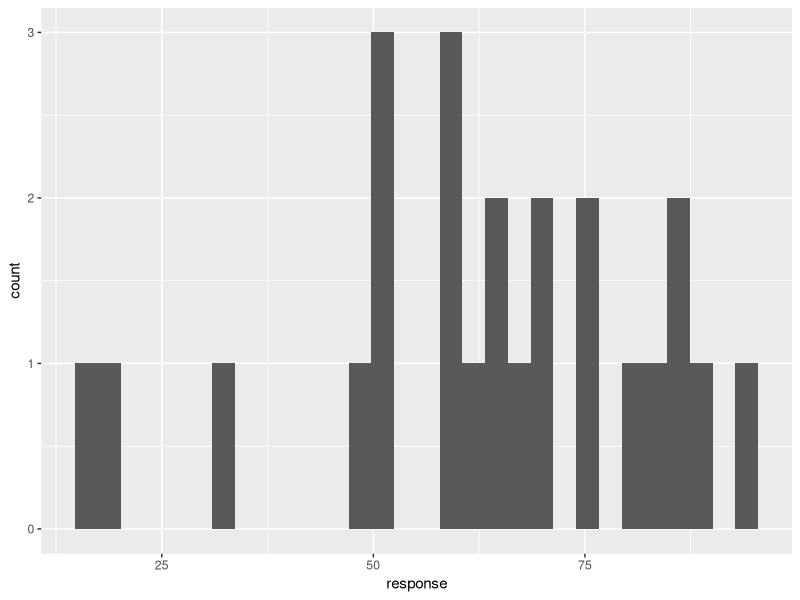
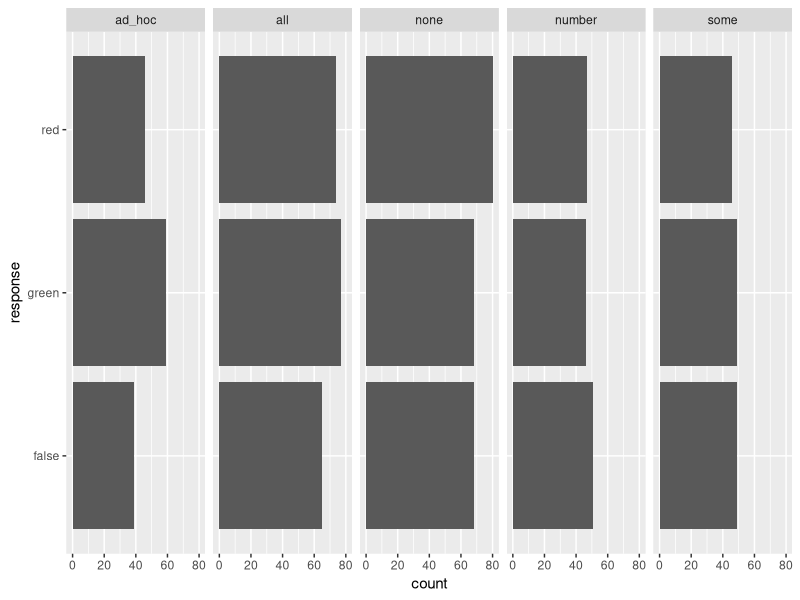
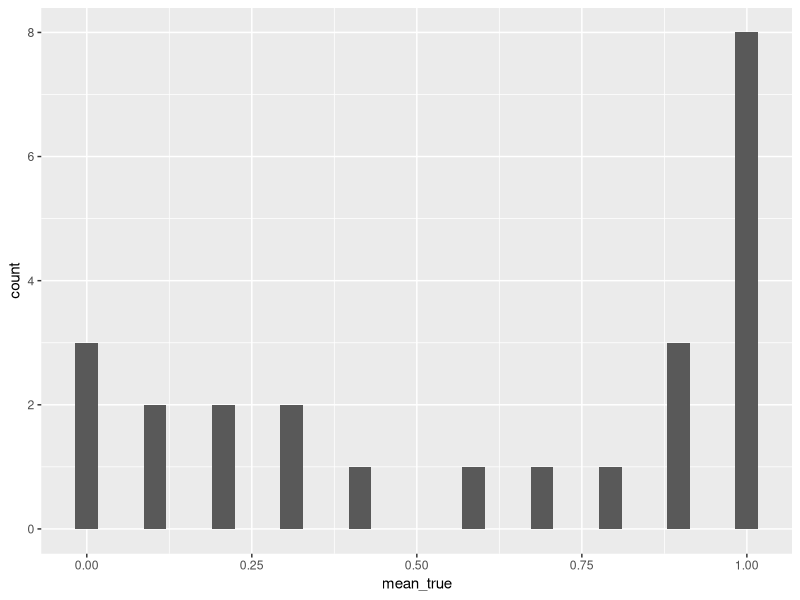
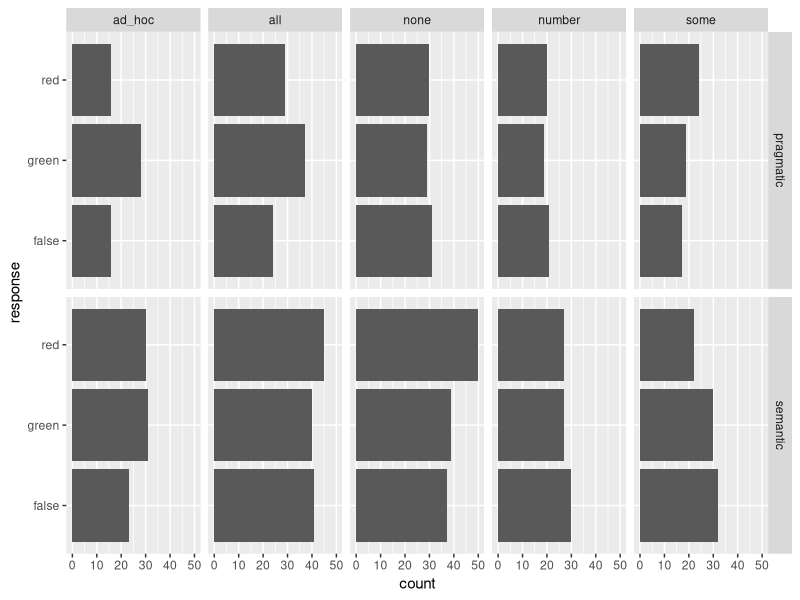

R code for these plots, in order:
## ---- chunk 1
knitr::opts_chunk$set(echo = TRUE)
library(tidyverse)
d = read_csv('../../data/05_sentence_selection/data_raw.csv') %>% 
    filter(! prolific_id %in% c("TESTMF"))
## ---- chunk 2
# check colorblindness
color_blindness_failures = filter(d, trial_type == "color_blindness_test") %>%
  select(submission_id, correct, response) %>% 
  mutate(correct = ifelse(correct == response,1,0)) %>% 
  group_by(submission_id) %>% 
  summarize(mean_correct = mean(correct)) %>% 
  filter(mean_correct < 1) %>% 
  pull(submission_id)

d = filter(d, ! submission_id %in% color_blindness_failures)

message("Number of failures on color blindness test: ", length(color_blindness_failures))
## ---- chunk 3
e = read_csv('../../data/05_sentence_selection/data_raw.csv') %>% 
    filter(! prolific_id %in% c("TESTMF"))
filter(e, submission_id %in% color_blindness_failures, trial_type == "color_blindness_test") %>% 
  select(submission_id, correct, response)
## ---- chunk 4
filter(d, trial_type == "performance_rating") %>% 
  mutate(response = as.numeric(response)) %>% 
  ggplot(aes(x = response)) + geom_histogram()
## ---- chunk 5
filter(d, trial_type == "sentence_completion") %>% 
  select(prolific_id, condition, glb_condition, condition, response) %>% 
  ggplot(aes(x = response)) + geom_bar() +
  facet_grid(~condition) + coord_flip()
## ---- chunk 6
d_tvj = filter(d, trial_type == "truth_value_judgements") %>% 
  mutate(response = ifelse(response == "true", 1, 0))

d_summary_id = d_tvj %>% group_by(submission_id, trigger, condition) %>% 
  summarize(mean_true = mean(response)) %>% arrange(submission_id) %>% 
  filter(condition == "implicature") 

d_summary_id_imp = d_summary_id %>% filter(trigger != "number") %>% 
  group_by(submission_id) %>% 
  summarize(mean_true = mean(mean_true)) 

d_summary_id_imp %>% 
  ggplot(aes(x = mean_true)) + geom_histogram()
## ---- chunk 7
d_summary_id_imp %<>% 
  mutate(sem_prag_type = ifelse(mean_true < 0.5, "pragmatic", "semantic")) %>% 
  select(- mean_true)

d = full_join(d, d_summary_id_imp, by = "submission_id")

filter(d, trial_type == "sentence_completion") %>% 
  select(prolific_id, condition, condition, response, sem_prag_type) %>% 
  ggplot(aes(x = response)) + geom_bar() +
  facet_grid(sem_prag_type~condition) + coord_flip()
## ---- chunk 8
# library(brms)
# 
# fit = brm(
#   response ~ sem_prag_type,  
#   family="categorical",
#   data = filter(d, trial_type == "sentence_completion", condition == c("some")) %>% 
#               select(prolific_id, response, sem_prag_type, number) 
# )



